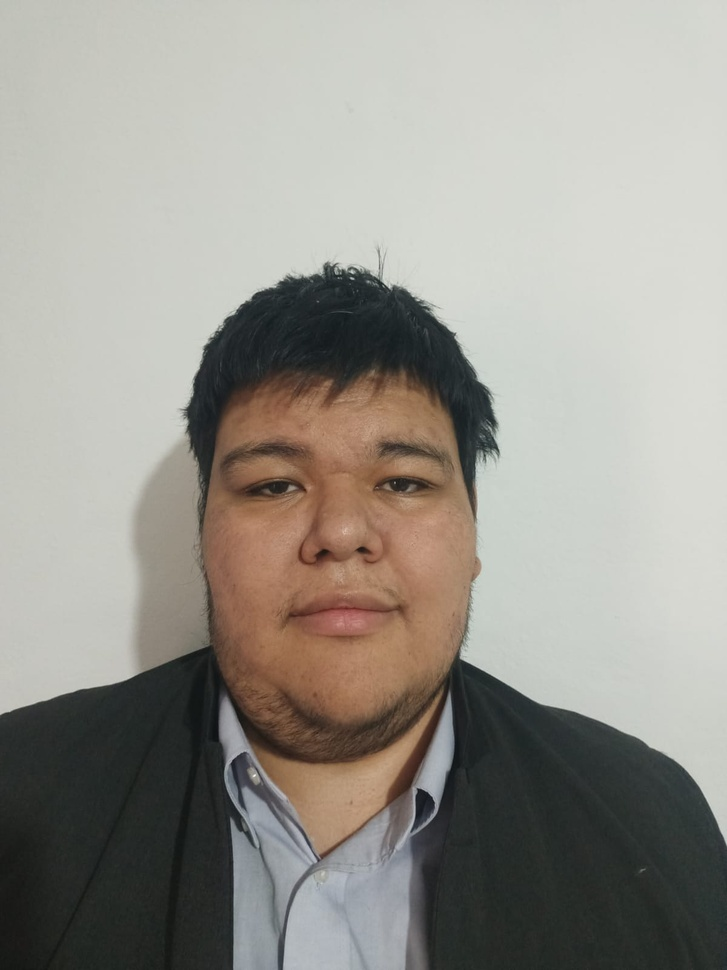
#> input picture img/Me.jpg, 727 x 970 px, shrunk from 1200 x 1600 before the run
$ python -i tecnicas_umbralizacion.py   (imports and definitions only)
#> lines starting #> are read from the running program, lines starting #| are printed output that depends on the picture; after the words box and inside, x2 and y2 are one past the last pixel; in counts of white or black regions, pixels touching at a corner belong together
#> further down, picture is the input picture: shape (970, 727, 3); mean B, G, R 142.3, 149.6, 152.5
"""
Técnicas de Umbralización para Segmentación de Imágenes
Implementa diferentes métodos de umbralización automática
"""

import numpy as np
import cv2
from typing import Tuple, List


# [119 lines left out: functions metodo_otsu, metodo_otsu_manual, metodo_entropia_kapur, not called in this run]


def metodo_minimo_histograma(imagen: np.ndarray) -> Tuple[int, np.ndarray]:
    """
    Método basado en el mínimo de histogramas: Encuentra un umbral considerando
    el mínimo entre dos picos en el histograma.

    Args:
        imagen: Imagen en escala de grises

    Returns:
        Tupla (umbral_optimo, imagen_segmentada)
    """
    if len(imagen.shape) == 3:
        imagen = cv2.cvtColor(imagen, cv2.COLOR_BGR2GRAY)
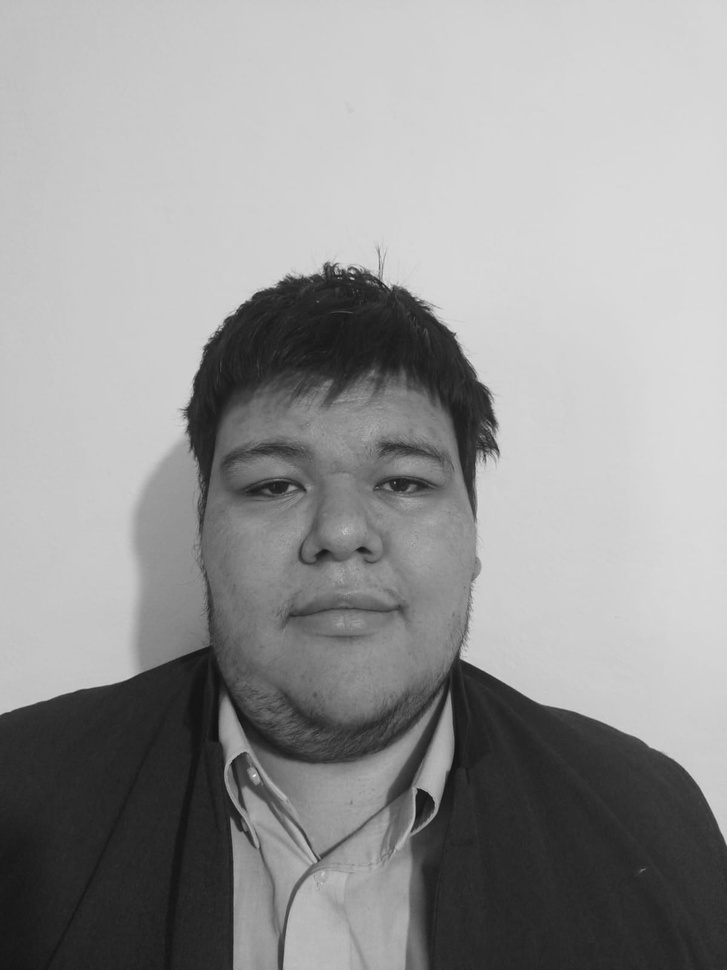
#> imagen: shape (970, 727); min 16, max 252, mean 149.7

    # Calcular histograma
    histograma = cv2.calcHist([imagen], [0], None, [256], [0, 256]).flatten()
#> histograma = 256 values, max 31620 at index 214, min 0 at index 0, mean 2754.6

    # Suavizar el histograma para eliminar ruido
    histograma_suavizado = cv2.GaussianBlur(histograma.reshape(-1, 1), (0, 0), sigmaX=3).flatten()
#> histograma_suavizado = 256 values, max 17399.7 at index 210, min 0 at index 0, mean 2754.6

    # Encontrar picos en el histograma
    from scipy.signal import find_peaks
    picos, propiedades = find_peaks(histograma_suavizado, distance=20, prominence=50)
#> picos = [40, 142, 181, 210]; propiedades = {'prominences': [10361.4, 1751.1, 153.3, 17399.7], 'left_bases': [3, 77, 175, 3], 'right_bases': [185, 185, 185, 234]}

    if len(picos) < 2:
        # Si no hay suficientes picos, usar Otsu
        return metodo_otsu(imagen)

    # Ordenar picos por prominencia
    indices_ordenados = np.argsort(propiedades['prominences'])[::-1]
#> indices_ordenados = [3, 0, 1, 2]
    picos_principales = picos[indices_ordenados[:2]]
#> picos_principales = [210, 40]
    picos_principales.sort()

    # Buscar el mínimo entre los dos picos principales
    inicio = picos_principales[0]
#> inicio = 40
    fin = picos_principales[1]
#> fin = 210
    umbral_optimo = inicio + np.argmin(histograma_suavizado[inicio:fin])
#> umbral_optimo = 185

    # Aplicar umbral
    _, img_segmentada = cv2.threshold(imagen, umbral_optimo, 255, cv2.THRESH_BINARY)
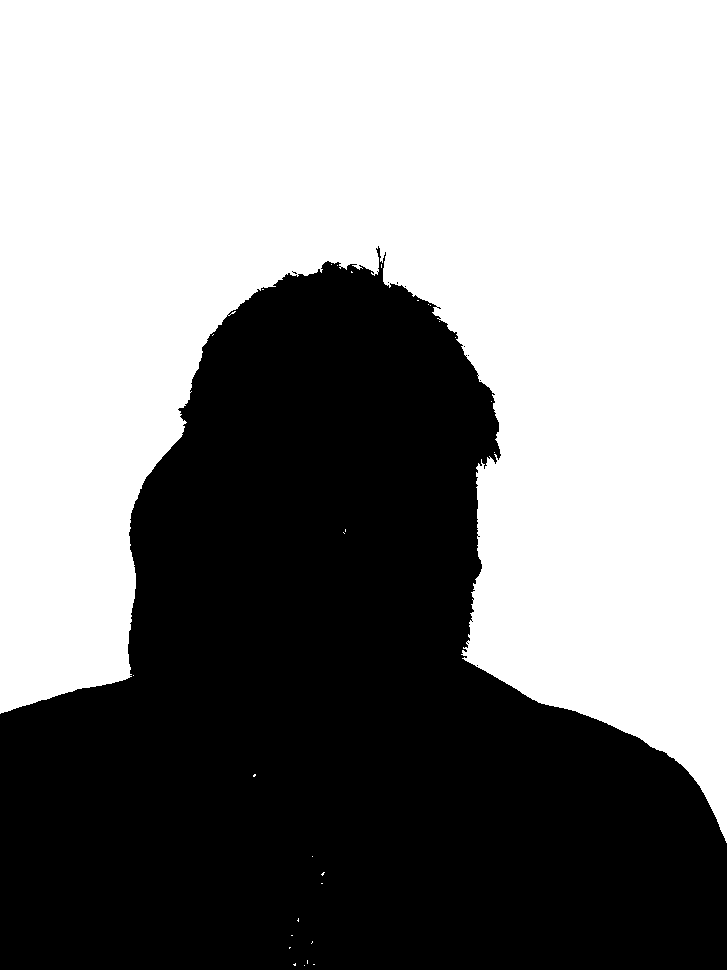
#> img_segmentada: shape (970, 727); 54.7% white; 9 black regions (8 under 20 px), largest, box (x1, y1, x2, y2) and area: (0, 246, 727, 970) 319701

    return int(umbral_optimo), img_segmentada


# [181 lines left out: functions metodo_media, metodo_multiumbral, umbral_por_banda, umbral_adaptativo_media, umbral_adaptativo_gaussiano, not called in this run]

>>> import cv2
>>> picture = cv2.imread('../img/Me.jpg')
>>> result = metodo_minimo_histograma(picture)
